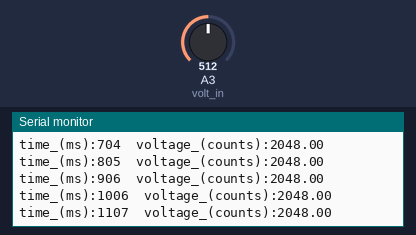
Recording of a sketch running on a simulated Arduino Zero (SAMD21). On the bench: the last lines printed to the serial monitor. Inputs (shaded band) come from the test bench; at power-on: A3 (volt_in) = 512 (analog values on the 0–1023 scale).

Above: at 1.2 s.
1.3 s: A3 (volt_in) set to 716
At 1.31 s:
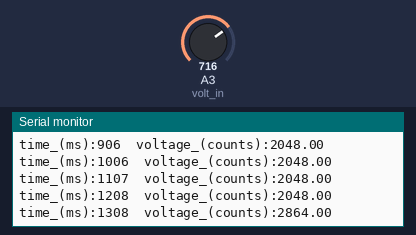
2.8 s: A3 (volt_in) set to 900
At 2.82 s:
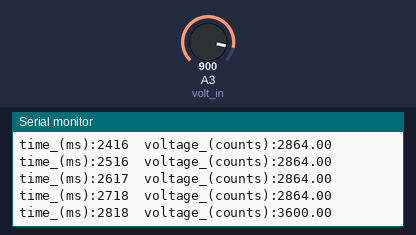
Timing chart, 0 to 5.8 s (numbered marks = the images above; inputs shaded):
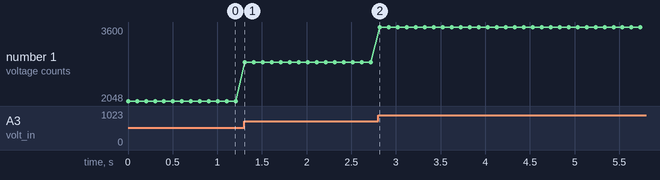

Measured:
- after the input at 1.3 s, the serial monitor: prints a new line at once (image 1)
- plotted number 1: 2048 → 2864 after the input at 1.3 s

The sketch:

00b_metrology.ino
```cpp
// in Arduino (which is based on C++), lines beginning with '//' are ignored

/* you can also create a block comment starting with '/*'

  at a minimum, all arduino programs contain this structure:

      setup(){
        some code
      } // end of function setup()

      loop(){
        some code
      } // end of function loop()

  the setup() function runs once
  the loop() function continues forever


  usually, arduino code also contains some instructions and definitions before or after setup()

  block comments end with this: */


// create variables and constants
// pin assignments for voltage measurement
const int volt_in = A3;

// create names for variables that will be filled later
int volt_counts;
float volts;

void setup() {

  Serial.begin(9600); // opens a serial port that will connect to your PC
  Serial1.begin(9600); // Arduino's hardware serial port

  // MKR Zero has a 12-bit ADC, but defaults to 10 bits
  // this line sets resolution to its 12-bit max
  analogReadResolution(12);

  // print a legend at the top of the serial monitor
  Serial.println("time (ms), voltage (counts), voltage (V)");

} // end function setup()

void loop() {

  volt_counts = analogRead(volt_in);

  volts = volt_counts * 1;

  String write_line = "";

  write_line += "time_(ms):";
	  write_line += millis();
    write_line += "\t";
  write_line += "voltage_(counts):";
	  write_line += volts;

	Serial.println(write_line); // write to Arduino USB serial port
	Serial1.println(write_line); // write to Arduino hardware serial port (may be connected to xbee)


  delay(100); // wait 100 ms so you're not flooded with data
} // end function loop()
```
